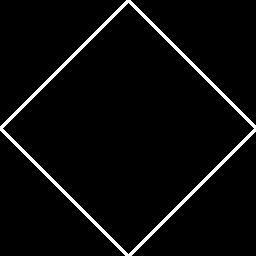

Source code (Python):
from PIL import Image, ImageChops


def twist_image(input_file_name, output_file_name):
    im = Image.open(input_file_name)
    x, _ = im.size
    im = ImageChops.offset(im, x // 2, 0)
    im.save(output_file_name)


twist_image('statement-image.jpg', '24-01.jpg')
